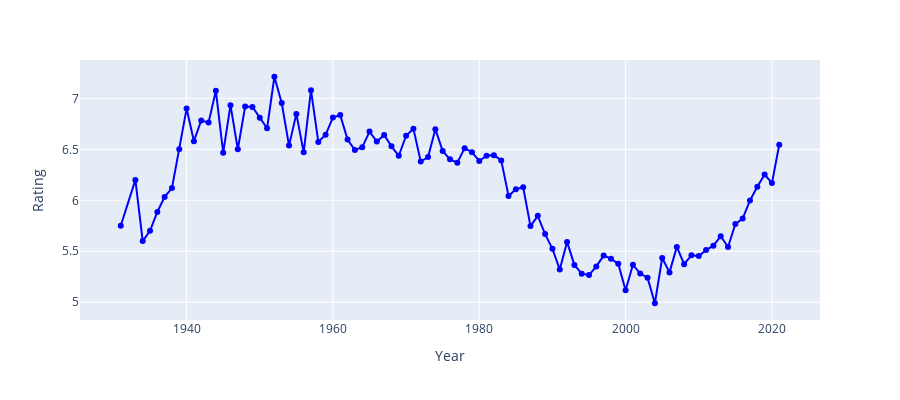

Source (notebook cell):
### Code cell
iplot(px.line(data_frame=Rating_by_years,x="Year",y="Rating",markers=True,color_discrete_sequence=["blue"],height=400))
